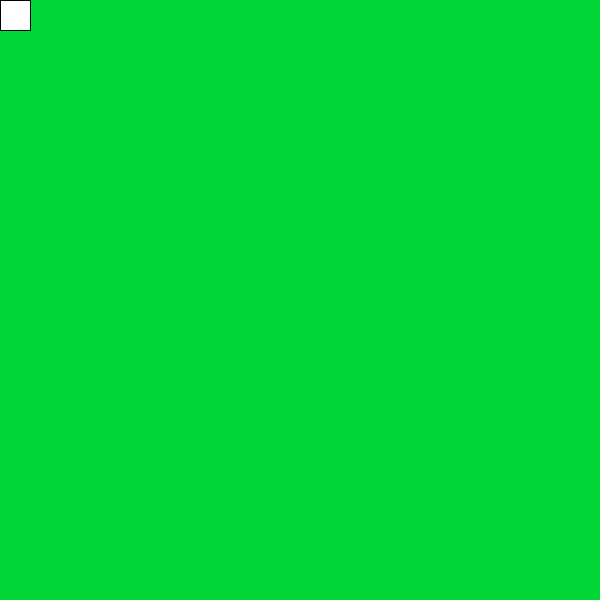
Frame 1 (no input)
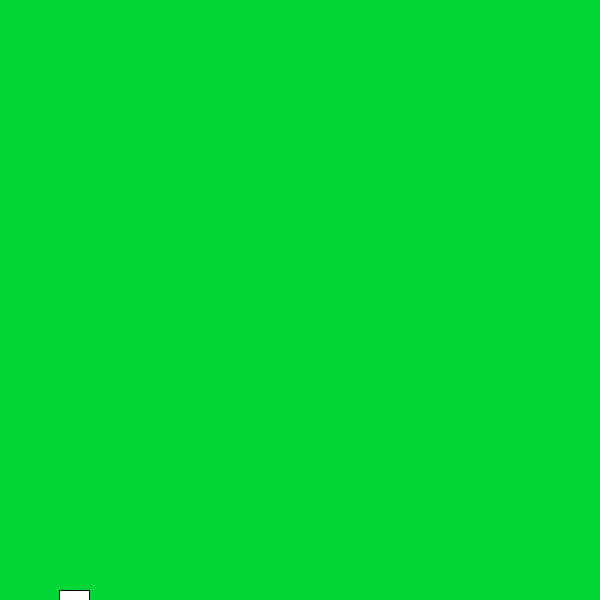
Frame 60 (the mouse pressed at the canvas centre just before this capture)
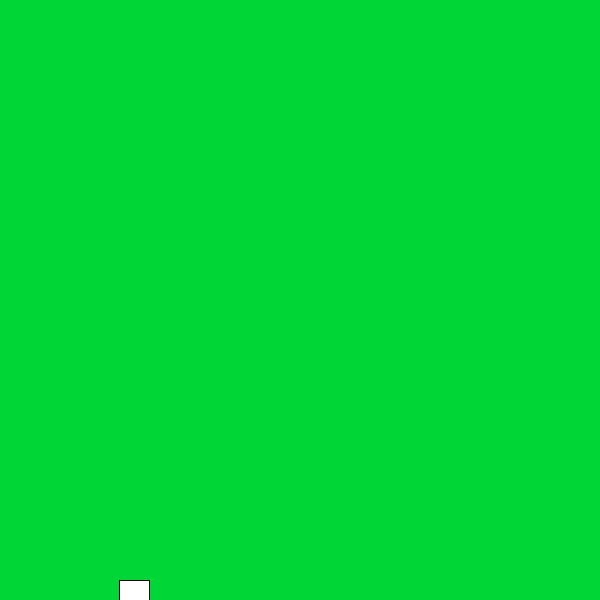
Frame 120 (the mouse held since frame 60 and released just before this capture)

The Processing sketch that drew these frames (run headless with seeded random() and noise(); from frame 60 on, the mouse is pressed at the canvas centre):

// Processing sketch: H9_opdracht_2
// ── H9_opdracht_2.pde
int Xwaarde;
int Ywaarde;

void setup(){
  size(600,600);
  frameRate(30);
  Xwaarde = 0;
  Ywaarde = 0;
}

void draw(){
 background(0,215,55); 
 rect (Xwaarde, Ywaarde, 30,30);
 Xwaarde ++;
 Ywaarde +=10;



 if (Ywaarde > height) {
 Ywaarde = 0;
 
}

if(Xwaarde > width){
  Xwaarde = 0;
  
}
}
